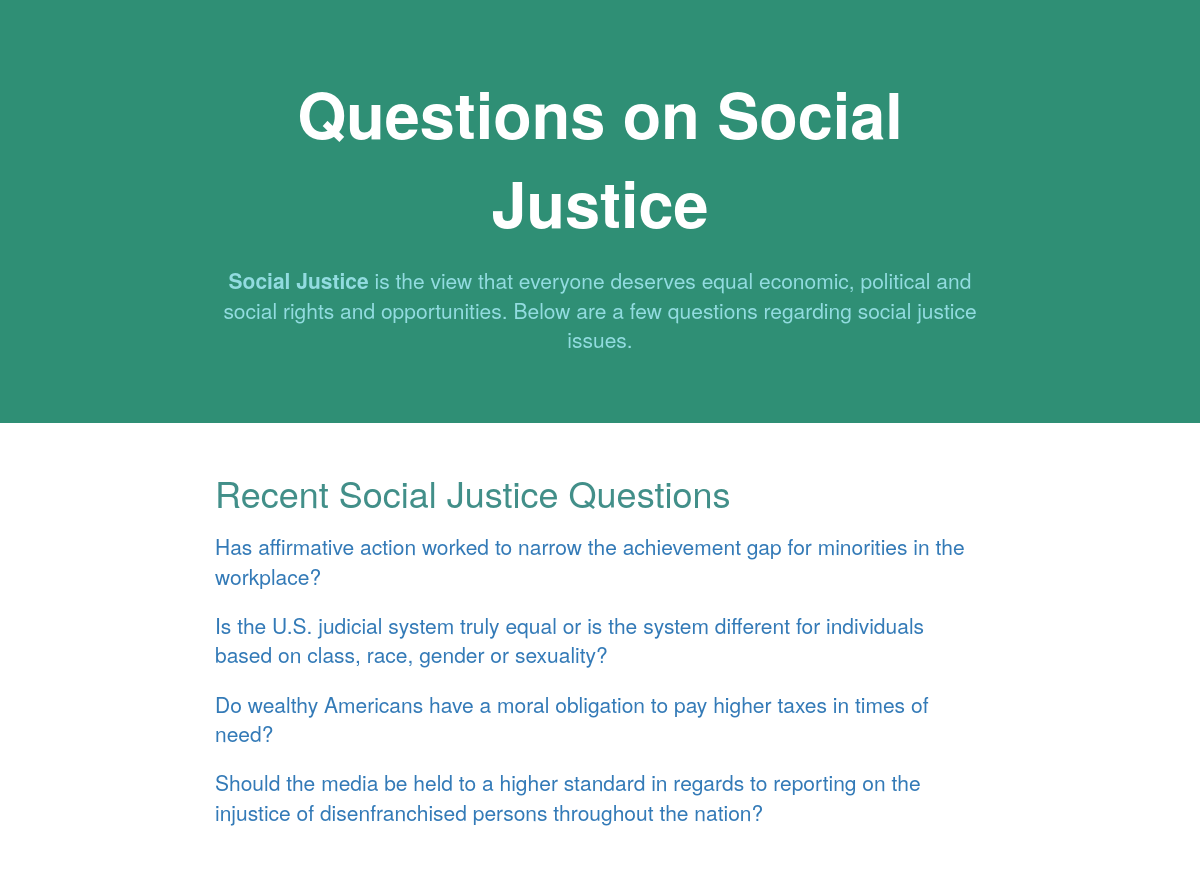
The page / on the database its author committed.
### questions/models.py (models this page shows, shortened)
class Question(models.Model):
	question = models.CharField(max_length=200)
	pub_date = models.DateTimeField('date published')
	def was_published_recently(self):
		return self.pub_date >= timezone.now() - datetime.timedelta(days=1)
	was_published_recently.admin_order_field = 'pub_date'
	was_published_recently.boolean = True
	was_published_recently.short_description = "Published recently?"

### questions/views.py (the view)
# urls.py: url(r'^$', 'questions.views.home', name='home'),
def home(request):
	question_list = Question.objects.order_by('-pub_date')[:5]
	template = "home.html"
	context = {'question_list': question_list}
	return render(request, template, context)

### templates/home.html (shortened to what this page needs)
<!DOCTYPE html>
<html>
<head>
<link href="//maxcdn.bootstrapcdn.com/bootstrap/3.3.2/css/bootstrap.min.css" rel="stylesheet">
</head>
<body>
  <div style="background:#2F8F75; color:white; !important"  class="jumbotron">
    <div class="row">
      <div class="col-xs-8 col-xs-offset-2">
    <h1 class="lead text-center"><strong>Questions on Social Justice</strong></h1>
    <h3 class="lead text-center" style="color:#92DCE0; !important"><strong>Social Justice</strong> is the view that everyone deserves equal economic, political and social rights and opportunities. Below are a few questions regarding social justice issues.</h3>
      </div>
    </div>
  </div>
  <div class="container-fluid">
    <div class="row">
      <div class="col-xs-8 col-xs-offset-2">
        <h1 style="color:#428F89; !important">Recent Social Justice Questions</h1>
        {% if question_list %}
          {% for question in question_list %}
            <h2 class="lead"><a href="{% url 'detail' question.id %}"/>{{question.question}}</a></h2>
          {% endfor %}
        {% else %}
          <p>No questions are available</p>
        {% endif%}
      </div>
    </div>
  </div>
<br>
<br>
<br>
<br>
</body>
<html>

### rows shown on the page
Question: question "Has affirmative action worked to narrow the achievement gap for minorities in the workplace?"
Question: question "Is the U.S. judicial system truly equal or is the system different for individuals based on class, race, gender or sexuality?"
Question: question "Do wealthy Americans have a moral obligation to pay higher taxes in times of need?"
Question: question "Should the media be held to a higher standard in regards to reporting on the injustice of disenfranchised persons throughout the nation?"
